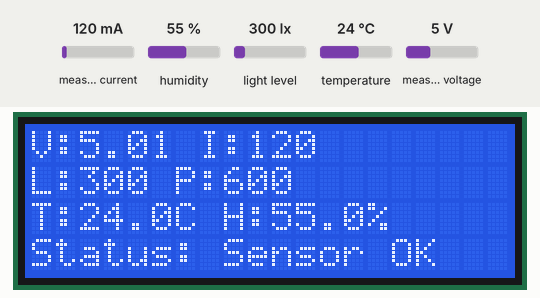
Bench run of a sketch on a simulated ESP32. On the bench: 20×4 character LCD. The test bench sets the inputs (shaded band); at power-on: measured current 120 mA, humidity 55 %, light level 300 lx, temperature 24 °C, measured voltage 5 V. What the sketch prints to the serial monitor is not drawn.

Above: at 3.3 s.
3.4 s: measured current set to 40 mA
At 5.1 s:
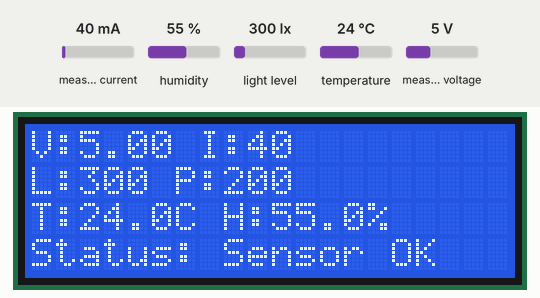
5.7 s: humidity set to 22 %
At 7.5 s:
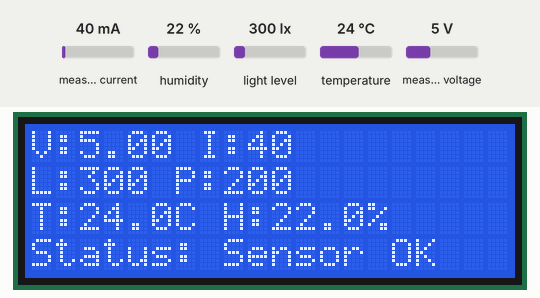
7.8 s: light level set to 40 lx
At 8.9 s:
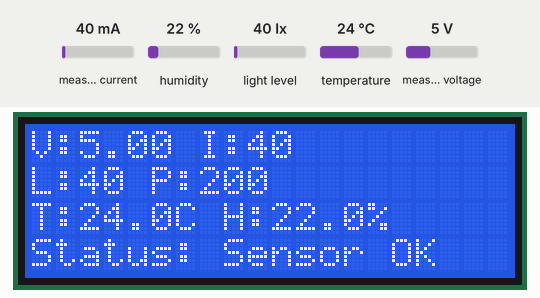
9.9 s: temperature set to 12 °C
At 11.3 s:
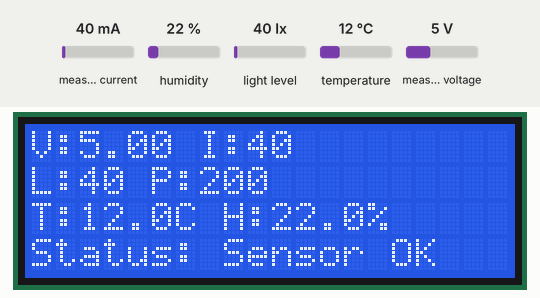
12.0 s: measured voltage set to 0.3 V
At 13.6 s:
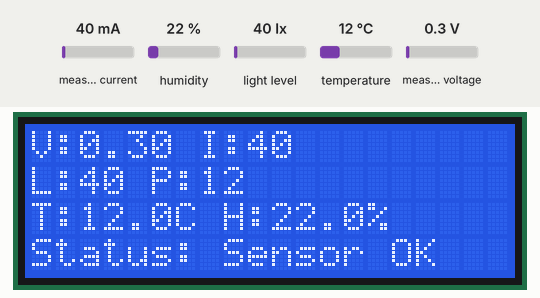
14.1 s: humidity set to 40 %
At 16.0 s:
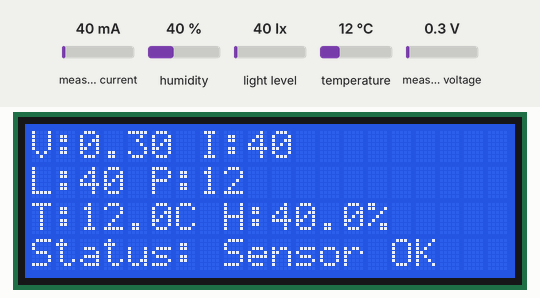
Timing chart, 0 to 17.2 s (numbered marks = the images above; inputs shaded):
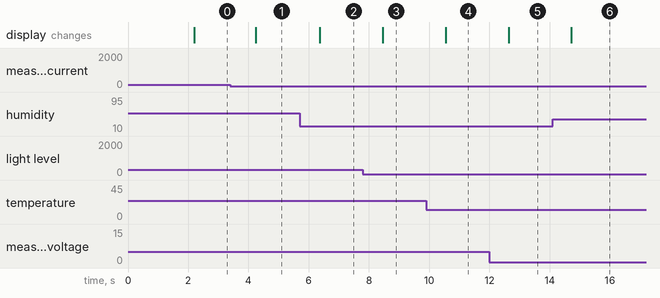

Measured:
- after the input at 3.4 s, the display: changes after 0.84 s (image 1)
- after the input at 5.7 s, the display: changes after 0.67 s (image 2)
- after the input at 7.8 s, the display: changes after 0.66 s (image 3)
- after the input at 9.9 s, the display: changes after 0.65 s (image 4)
- after the input at 12.0 s, the display: changes after 0.64 s (image 5)
- after the input at 14.1 s, the display: changes after 0.62 s (image 6)

The sketch:

esp32_hardware_test.ino
```cpp
#include <Wire.h>
#include <Adafruit_INA219.h>
#include <BH1750.h>
#include <LiquidCrystal_I2C.h>
#include <DHT.h>

#define DHTPIN 4
#define DHTTYPE DHT22
DHT dht(DHTPIN, DHTTYPE);

// Inisialisasi object
Adafruit_INA219 ina219;
BH1750 lightMeter;
// Alamat I2C LCD biasanya 0x27 atau 0x3F. Ukuran 20 kolom x 4 baris
LiquidCrystal_I2C lcd(0x27, 20, 4);

void setup() {
  Serial.begin(115200);
  while (!Serial) {
      delay(1);
  }

  Serial.println("Memulai Test Hardware...");

  // Inisialisasi I2C untuk ESP32 (SDA = GPIO21, SCL = GPIO22 secara default)
  Wire.begin();

  // Inisialisasi LCD
  lcd.init();
  lcd.backlight();
  lcd.setCursor(0, 0);
  lcd.print("Init Sistem...");

  // Inisialisasi DHT22
  dht.begin();

  // Inisialisasi INA219
  if (!ina219.begin()) {
    Serial.println("Gagal menemukan chip INA219!");
    lcd.setCursor(0, 1);
    lcd.print("INA219 Error!");
    while (1) { delay(10); } // Berhenti disini jika error
  }
  Serial.println("INA219 Siap!");

  // Inisialisasi BH1750
  if (!lightMeter.begin()) {
    Serial.println("Gagal menemukan sensor BH1750!");
    lcd.setCursor(0, 1);
    lcd.print("BH1750 Error!");
    while (1) { delay(10); } // Berhenti disini jika error
  }
  Serial.println("BH1750 Siap!");

  lcd.clear();
  lcd.setCursor(0, 0);
  lcd.print("Semua Sensor");
  lcd.setCursor(0, 1);
  lcd.print("Siap & OK!");
  delay(2000);
  lcd.clear();
}

void loop() {
  // === Membaca data dari INA219 ===
  float shuntvoltage = ina219.getShuntVoltage_mV();
  float busvoltage = ina219.getBusVoltage_V();
  float current_mA = ina219.getCurrent_mA();
  float power_mW = ina219.getPower_mW();
  float loadvoltage = busvoltage + (shuntvoltage / 1000);

  // === Membaca data dari BH1750 ===
  float lux = lightMeter.readLightLevel();

  // === Membaca data dari DHT22 ===
  float t = dht.readTemperature();
  float h = dht.readHumidity();

  // === Print ke Serial Monitor ===
  Serial.println("-----------------------");
  Serial.print("Bus Voltage:   "); Serial.print(busvoltage); Serial.println(" V");
  Serial.print("Shunt Voltage: "); Serial.print(shuntvoltage); Serial.println(" mV");
  Serial.print("Load Voltage:  "); Serial.print(loadvoltage); Serial.println(" V");
  Serial.print("Current:       "); Serial.print(current_mA); Serial.println(" mA");
  Serial.print("Power:         "); Serial.print(power_mW); Serial.println(" mW");
  Serial.print("Light Level:   "); Serial.print(lux); Serial.println(" lx");
  if (isnan(t) || isnan(h)) {
    Serial.println("Gagal membaca dari sensor DHT!");
  } else {
    Serial.print("Temperature:   "); Serial.print(t); Serial.println(" *C");
    Serial.print("Humidity:      "); Serial.print(h); Serial.println(" %");
  }

  // === Tampilkan ke LCD 20x4 ===

  // Baris 1: Tegangan (V) dan Arus (mA)
  lcd.setCursor(0, 0);
  lcd.print("V:"); lcd.print(loadvoltage, 2);
  lcd.print(" I:"); lcd.print(current_mA, 0);
  lcd.print("   ");

  // Baris 2: Intensitas Cahaya (Lux) dan Daya (mW)
  lcd.setCursor(0, 1);
  lcd.print("L:"); lcd.print(lux, 0);
  lcd.print(" P:"); lcd.print(power_mW, 0);
  lcd.print("   ");

  // Baris 3: Suhu & Kelembaban
  lcd.setCursor(0, 2);
  if (isnan(t) || isnan(h)) {
    lcd.print("DHT Sensor Error!   ");
  } else {
    lcd.print("T:"); lcd.print(t, 1); lcd.print("C H:"); lcd.print(h, 1); lcd.print("%  ");
  }

  // Baris 4: Status
  lcd.setCursor(0, 3);
  lcd.print("Status: Sensor OK   ");

  // Tunggu 2 detik sebelum update berikutnya
  delay(2000);
}
```
